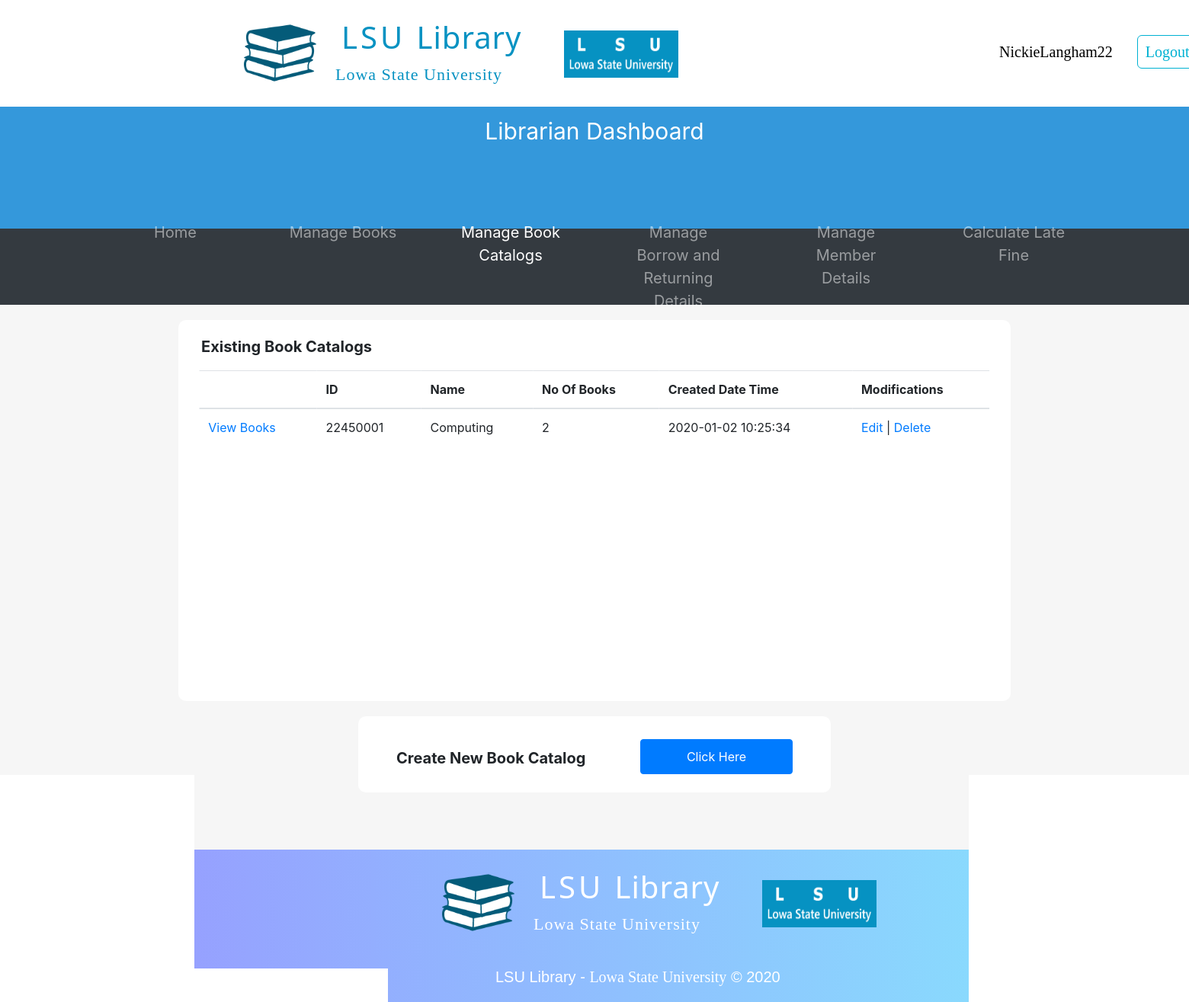
The app's page /librarianDashboard/2.manageBookCatalog/manageBookCatalog.php (signed in) with its own data.
### tables this page shows
CREATE TABLE BookCatalog(
  CatalogID INT(8) AUTO_INCREMENT,
  Name VARCHAR(40) NOT NULL,
  NoOfBooks INT DEFAULT '0',
  CreatedDateTime DATETIME DEFAULT CURRENT_TIMESTAMP,
  PRIMARY KEY (CatalogID)
);

### librarianDashboard/2.manageBookCatalog/manageBookCatalog.php (the view, shortened to what this page needs)
<?php
  include_once("../../LSULibraryDBConnection.php");
      ?> <script>
<!DOCTYPE html>
<html>
  <head>
    <link rel="stylesheet" href="../../assets/css/defaultLayout.css">
    <link rel="stylesheet" href="../../assets/bootstrap/css/bootstrap.min.css">
  </head>
  <body>
        <div style="height: 140px; width: 100%;">
              <div id="logoSection">
                <img src="../../assets/Images/LSULibraryLogo.png" alt="LSU Library Logo" id="lsuLibraryLogoIcon">
                <h1 id="mainTitle"> LSU <span id="mainTitleSpan">Library</span> </h1>
                <p id="mainTitleSub">Lowa State University</p>
                <img src="../../assets/Images/LSUUniversityLogo.png" alt="LSU Logo" id="lsuLogoIcon">
              </div>
              <table id="navSection">
                <tr>
                  <td class="navItem" id="navItem1"> <a href="" data-toggle="popover" data-trigger="hover" data-placement="bottom" title="Options"
                    data-content="View Account Details" style="color: black;"><?php echo $_SESSION['username']; ?></a> </td>
                  <td class="navItem" id="navItem2"> <a href="../../logout.php">Logout</a> </td>
                </tr>
              </table>
        </div>
            <div style="background-color: #3498DB;
                        width: 100%;
                        height: 160px;">
              <p style="font-size: 30px;
                        color: white;
                        text-align: center;
                        padding-top: 10px;">Librarian Dashboard</p>
              <div style="position: absolute;
                          left: 50%;
                          transform: translate(-50%,-0%);">
              </div>
            </div>
            <nav class="navbar navbar-expand-sm bg-dark navbar-dark" style="height: 100px;">
              <ul class="navbar-nav" style="text-align: center;
                                            position: absolute;
                                            left: 50%;
                                            transform: translate(-50%,-0%);
                                            font-size: 20px;">
                <li class="nav-item">
                  <a class="nav-link" href="../librarianDashboard.php">Home</a>
                </li>
                <li class="nav-item">
                  <a class="nav-link" href="../1.manageBooks/manageBooks.php">Manage Books</a>
                </li>
                <li class="nav-item active">
                  <a class="nav-link" href="manageBookCatalog.php">Manage Book Catalogs</a>
                </li>
                <li class="nav-item">
                  <a class="nav-link" href="#">Manage Borrow and Returning Details</a>
                </li>
                <li class="nav-item">
                  <a class="nav-link" href="#">Manage Member Details</a>
                </li>
                <li class="nav-item">
                  <a class="nav-link" href="#">Calculate Late Fine</a>
                </li>
              </ul>
            </nav>
          <div style="width: 100%;
                      height: 715px;
                      background-color: #F6F6F6;">
            <div style="width: 70%;
                        height: 500px;
                        background-color: #FFFFFF;
                        border-radius: 10px;
                        position: relative;
                        left: 50%;
                        transform: translateX(-50%);
                        top: 20px;">
              <p style="font-size: 20px;
                        padding-left: 30px;
                        padding-top: 20px;"><b>Existing Book Catalogs</b></p>
              <div style="width: 95%;
                          height: 400px;
                          background-color: white;
                          position: absolute;
                          left: 50%;
                          transform: translateX(-50%);
                          overflow-y: scroll;">
                <?php
                  $bookCatalogDetailsSQL = "SELECT CatalogID, Name, NoOfBooks, CreatedDateTime FROM BookCatalog;";
                  $bookCatalogDetailsResult = mysqli_query($databaseConn, $bookCatalogDetailsSQL);
                ?>
                <table class="table table-hover" style="border-radius: 10px;">
                  <thead>
                    <tr>
                      <th>  </th>
                      <th> ID </th>
                      <th> Name </th>
                      <th> No Of Books </th>
                      <th> Created Date Time </th>
                      <th> Modifications </th>
                    </tr>
                  </thead>
                  <tbody>
                      <?php
                        while($bookCatalogDetailsRow = mysqli_fetch_array($bookCatalogDetailsResult)){
                      ?>
                    <tr>
                      <td title="View, Add, Remove Books"> <a href="viewBooks.php?id=<?php echo $bookCatalogDetailsRow["CatalogID"] ?>"> View Books </a> </td>
                      <td title="Book Catalog ID"> <?php echo $bookCatalogDetailsRow["CatalogID"]; ?></td>
                      <td title="Book Catalog Name"> <?php echo $bookCatalogDetailsRow["Name"]; ?></td>
                      <td title="No Of Books"> <?php echo $bookCatalogDetailsRow["NoOfBooks"]; ?></td>
                      <td title="Created Date Time"> <?php echo $bookCatalogDetailsRow["CreatedDateTime"]; ?></td>
                      <td title="Modifications">
                           <a href="updateBookCatalogDetails.php?id=<?php echo $bookCatalogDetailsRow["CatalogID"] ?>"> Edit </a>
						            |  <a href="deleteBookCatalog.php?id=<?php echo $bookCatalogDetailsRow["CatalogID"] ?>" onClick="return confirm('Are you sure you want to delete this Book Catalog?')"> Delete </a>
                      </td>
                    </tr>
                      <?php } ?>
                  </tbody>
                </table>
              </div>
            </div>
            <div style="width: 620px;
                        height: 100px;
                        background-color: #FFFFFF;
                        border-radius: 10px;
                        position: relative;
                        left: 50%;
                        transform: translateX(-50%);
                        top: 40px;">
              <p style="font-size: 20px;
                        padding-left: 50px;
                        padding-top: 40px;" data-toggle="modal" data-target="#addBookModal"><b>Create New Book Catalog</b></p>
              <button type="button" class="btn btn-primary" data-toggle="modal" data-target="#addBookModal"
               style="padding: 10px;
                      width: 200px;
                      position: absolute;
                      left: 370px;
                      top: 30px;">
                Click Here
              </button>
            </div>
          </div>
          <div id="footer">
            <div id="footerLogoSection">
              <img src="../../assets/images/LSULibraryLogo.png" alt="LSU Library Logo" id="lsuLibraryLogoIcon">
              <h1 id="mainTitle"> LSU <span id="mainTitleSpan">Library</span> </h1>
              <p id="mainTitleSub">Lowa State University</p>
              <img src="../../assets/images/LSUUniversityLogo.png" alt="LSU Logo" id="lsuLogoIcon">
            </div>
            <p id="footerText1Main">LSU Library - <span id="footerText1Sub">Lowa State University</span> &copy; 2020</p>
          </div>
  </body>
</html>

### assets/css/defaultLayout.css (style rules this page uses)
* { margin: 0; }
#lsuLibraryLogoIcon { height: 95px; width: 95px; position: relative; top: 122px; left: -120px; }
#logoSection { position: relative; top: -100px; left: 440px; }
#mainTitle { color: #0692c2; letter-spacing: 4px; font-family: 'Noto Sans', sans-serif; font-size: 40px; padding-top: 30px; padding-left: 8px; }
#mainTitleSpan { letter-spacing: 1px; }
#mainTitleSub { font-size: 22px; font-family: verdana; color: #0692c2; letter-spacing: 1px; }
#lsuLogoIcon { height: 62px; width: 150px; position: relative; top: -90px; left: 300px; }
#navSection { position: relative; top: -240px; left: 1280px; }
.navItem { padding-left: 20px; }
.navItem a { font-size: 25px; text-decoration: none; color: #00B1D2FF; font-family: verdana; font-size: 20px; border-style: solid; border-width: thin; border-radius: 6px; padding: 10px; }
#navItem1 a { border-color: white; transition-duration: 0.4s; }
#navItem2 a { transition-duration: 0.4s; }
#footer { background-image: linear-gradient(to right, #9993ff, #86e9fd); height: 200px; }
#footerLogoSection { position:relative; top: -100px; left: 700px; }
#footerLogoSection h1 { color: white; }
#footerLogoSection span { color: white; }
#footerLogoSection p { color: white; }
#footerText1Main { position: relative; top: -140px; left: 650px; font-family: sans-serif; font-size: 20px; color: white; }
#footerText1Sub { font-family: serif; font-size: 20px; color: white; }

### librarianDashboard/2.manageBookCatalog/manageBookCatalog.php (style rules this page uses)
nav li { margin-left:30px; margin-right:30px; width: 160px; }

### records on screen
bookcatalog: CatalogID "22450001", Name "Computing", NoOfBooks "2", CreatedDateTime "2020-01-02 10:25:34"

### other values on screen
$_SESSION['username'] "NickieLangham22"
